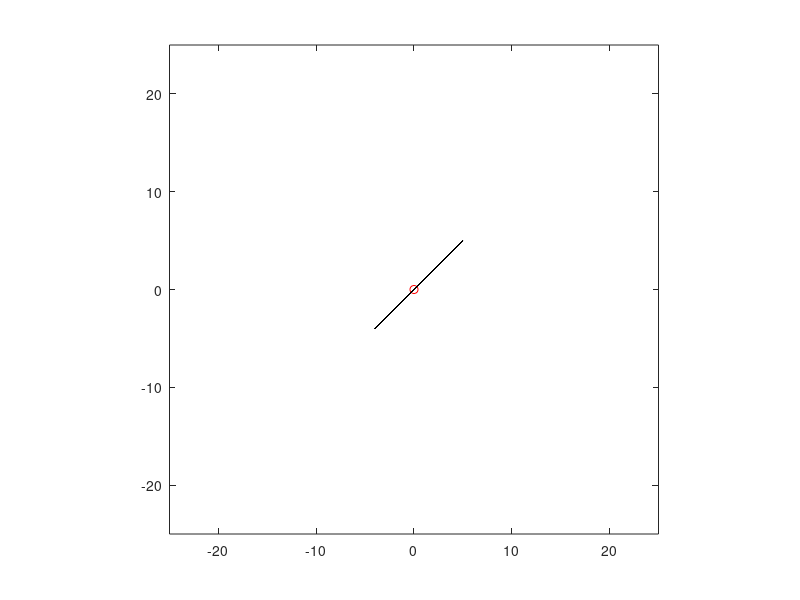

The MATLAB source for this figure:
%M-M-R[O]
points=[];%Creation of the "points" variable
%Assuming centre is not P(0,0)
#printf("Centre's X: ");%Ask for the centre X value
#variableXtemp=input(' ');%Read and store the input given by the user
#printf("Centre's Y: ");%Ask for the centre Y value
#variableYtemp=input(' ');%Read and store the input given by the user
#centre=[variableXtemp variableYtemp];%Assign the centre variable the coordinates determined by the user
%Otherwise
centre=[0 0];%Created variable centre with given coordinates (0,0)
printf("Initial Vector's Starting X: ");%Ask for the starting X value of the initial vector
variableXtemp=input(' ');%Read and store the input given by the user
printf("Initial Vector's Starting Y: ");%Ask for the starting Y value of the initial vector
variableYtemp=input(' ');%Read and store the input given by the user
#points=[points;variableXtemp variableYtemp];%Store the tail coordinates of the initial vector in the points variable
FirstPoint=[variableXtemp variableYtemp];
printf("Initial Vector's Final X: ");%Ask for the final X value of the initial vector
variableXtemp=input(' ');%Read and store the input given by the user
printf("Initial Vector's Final Y: ");%Ask for the final Y value of the initial vector
variableYtemp=input(' ');%Read and store the input given by the user
#points=[points;variableXtemp variableYtemp];%Store the head coordinates of the initial vector in the points variable
SecondPoint=[variableXtemp variableYtemp];
%All necessary data has been introduced to the system at this point
%Representation of the centre and the initial vector
axis on;%Show axis in the plot screen
plot([centre(1,1)],[centre(1,2)], 'ro')%Represent the centre with an O and coloured red
hold on;%Maintain the former plots in the screen
#plot([points(1,1) points(2,1)],[points(1,2) points(2,2)], 'r')%Represent the initial vector coloured red
plot ([FirstPoint(1,1) SecondPoint(1,1)],[FirstPoint(1,2) SecondPoint(1,2)],'r')
axis equal;%Make both axis have the same scale
axis([-25 25 -25 25]);%Make both axis represent from a determined value to another
#InitialPoint=[points(1,1) points(1,2)];%Assign the inital vector's tail coordinates to the new variable "InitialPoint"
InitialPoint=FirstPoint;
#FinalPoint=[points(2,1) points(2,2)];%Assign the final vector's head coordinates to the new variable "FinalPoint"
FinalPoint=SecondPoint;
accelerations=[];%Create the "accelerations" variable
angles=[];
longitudes=[];
k=250;
for i=1:k %Creation of a for loop to repeat the process of finding new vectors and representing
  Xpoint=FinalPoint(1,1);%Assign the "FinalPoint" X value to "Xpoint" variable
  if Xpoint<0%Creation of an if statement to check if "Xpoint" is smaller than 0
    Xpoint=Xpoint*-1;%If "Xpoint" is smaller than 0 it is multiplied by -1
  endif%Close the if statement
  Ypoint=FinalPoint(1,2);%Assign the "FinalPoint" Y value to "Ypoint" variable
  if Ypoint<0%Creation of an if statement to check if "Ypoint" is smaller than 0
    Ypoint=Ypoint*-1;%If "Ypoint" is smaller than 0 it is multiplied by -1
  endif%Close the if statement
  Theta=asin(Ypoint/sqrt(power(Xpoint,2)+power(Ypoint,2)));%Creation of "Theta" variable and assign the value of the slope angle of the line through the center and the current vector's head
  a=[0 0];%Creation the "a" (acceleration) vector and assign the value of (0,0)
  if (Theta<=deg2rad(67.5))&&(Theta>=deg2rad(22.5))%Creation of an if statement to check if "Theta" is smaller or equal to 67.5deg and smaller or equal to 22.5deg
    a=[1 1];%In case "Theta" is bigger or equal to 22.5deg and smaller or equal to 67.5deg, "a" is assigned the value of (1,1)
  endif%Close the if statement
  if Theta<deg2rad(22.5)%Creation of an if statement to check if "Theta" is smaller than 22.5deg
    a=[1 0];%In case "Theta" is smaller than 22.5deg, "a" is assigned the value of (1,0)
  endif%Close the if statement
  if Theta>deg2rad(67.5)%Creation of an if statement to check if "Theta" is bigger than 67.5deg
    a=[0 1];%In case "Theta" is bigger than 67.5deg, "a" is assigned the value of (0,1)
  endif%Close the if statement
  if FinalPoint(1,2)>0%Creation of an if statement to check if the Y value of "FinalPoint" is bigger than 0
    a(1,2)=a(1,2)*-1;%In case the Y value of "FinalPoint" is bigger than 0, Y component of the acceleration is multiplied by -1  
  endif%Close the if statement
  if FinalPoint(1,1)>0%Creation of an if statement to check if the X value of "FinalPoint" is bigger than 0
    a(1,1)=a(1,1)*-1;%In cast the X value of "FinalPoint" is bigger than 0, X component of the acceleration is multiplied by -1
  endif%Close the if statement
  longitudes=[longitudes;FinalPoint(1,1)-InitialPoint(1,1) FinalPoint(1,2)-InitialPoint(1,2)];
  points=[points;FinalPoint];%Add "FinalPoint" to the "points" variable
  accelerations=[accelerations;a];%Add "a" to the "accelerations" variable
  angles=[angles;Theta];
  NewPoint=[2*FinalPoint(1,1)-InitialPoint(1,1)+a(1,1) 2*FinalPoint(1,2)-InitialPoint(1,2)+a(1,2)];%Create "NewPoint" variable and assign the value of the coordinates of the new point generated by cloning the vector and submitting it to the acceleration
  hold on;%Maintain the former plots in the screen
  plot([FinalPoint(1,1) NewPoint(1,1)],[FinalPoint(1,2) NewPoint(1,2)],'k')%Represent the vector between "FinalPoint" and "NewPoint"
  InitialPoint=FinalPoint;%Update "InitialPoint" by assigning the value of "FinalPoint"
  FinalPoint=NewPoint;%Update "FinalPoint" by assigning the value of "NewPoint"
endfor%End the for loop
file=fopen("Stuff.txt",'w');
fprintf(file,"Points Accelerations Angles Longitudes\n");
for i=1:k
  fprintf(file,"(%d,%d)    (%d,%d)    %d    (%d,%d)\n",points(i,1),points(i,2),accelerations(i,1),accelerations(i,2),angles(i),longitudes(i,1),longitudes(i,2));
endfor
fclose(file);
